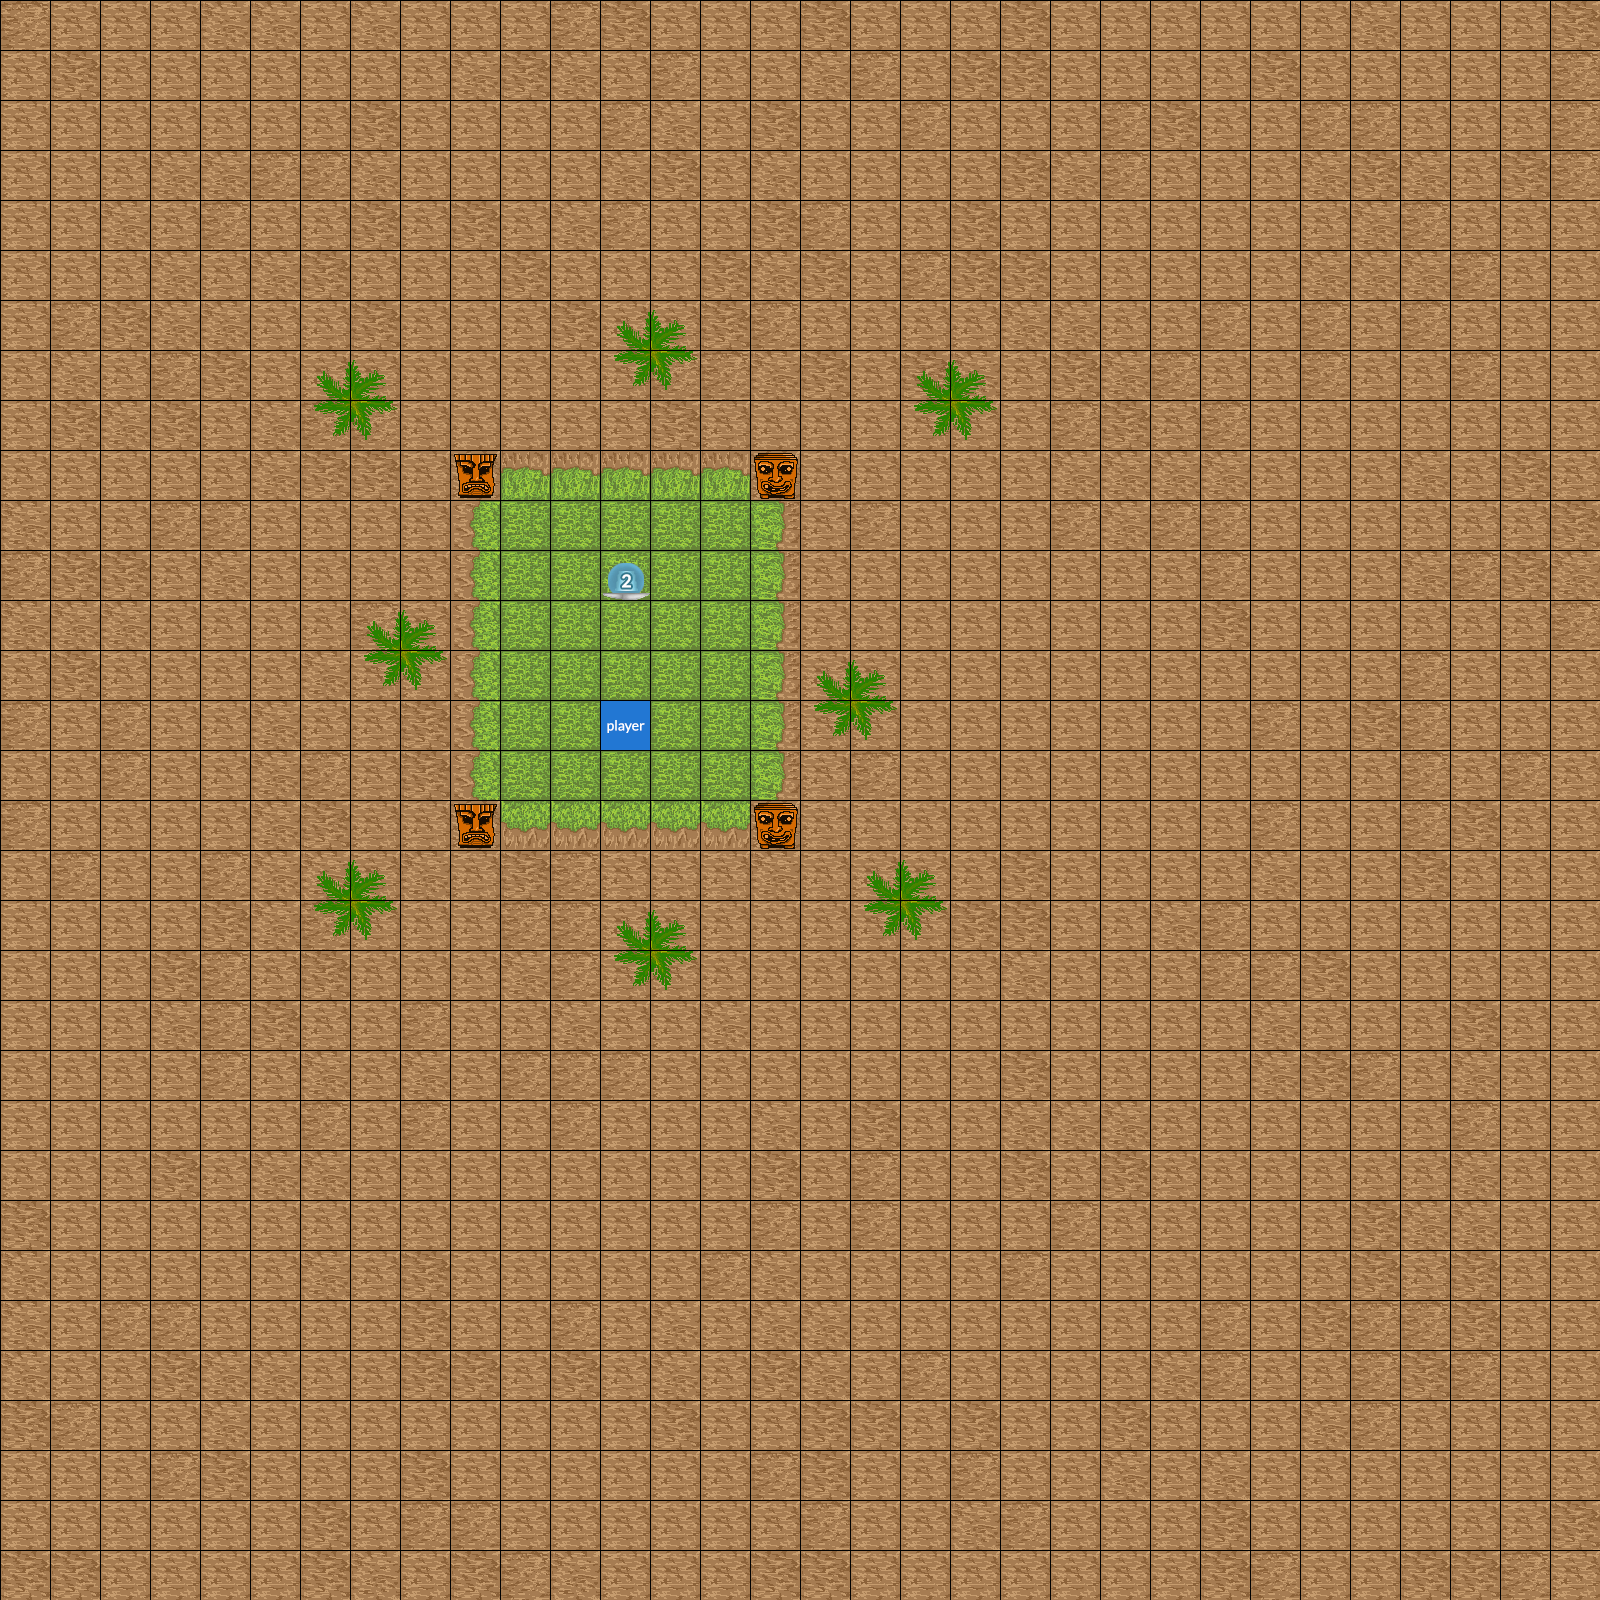

Below is a game level as drawn by its tile map, then a one-line description and the .tmx that defines it (tile-layer data replaced by summaries):
An orthogonal 32x32 tile map with 50x50 px tiles, 4 tile layers (Background, Paths, Interactive, Foreground).

<map version="1.0" orientation="orthogonal" renderorder="right-down" width="32" height="32" tilewidth="50" tileheight="50" nextobjectid="1">
 <properties>
  <property name="name" value="Template" />
 </properties>
 <tileset firstgid="1" name="tiles" tilewidth="50" tileheight="50" spacing="2" tilecount="540" columns="27">
  <image source="../images/tiles.png" width="1404" height="1040" />
  <tile id="432">
   <properties>
    <property name="fan" type="int" value="2" />
    <property name="strength" type="int" value="1" />
   </properties>
  </tile>
  <tile id="433">
   <properties>
    <property name="fan" value="0" />
    <property name="strength" type="int" value="1" />
   </properties>
  </tile>
  <tile id="434">
   <properties>
    <property name="fan" value="2" />
    <property name="strength" type="int" value="2" />
   </properties>
  </tile>
  <tile id="435">
   <properties>
    <property name="fan" value="0" />
    <property name="strength" type="int" value="2" />
   </properties>
  </tile>
  <tile id="436">
   <properties>
    <property name="fan" value="2" />
    <property name="strength" type="int" value="3" />
   </properties>
  </tile>
  <tile id="437">
   <properties>
    <property name="fan" value="0" />
    <property name="strength" type="int" value="3" />
   </properties>
  </tile>
  <tile id="438">
   <properties>
    <property name="flame" type="int" value="1" />
   </properties>
  </tile>
  <tile id="439">
   <properties>
    <property name="flame" type="int" value="2" />
   </properties>
  </tile>
  <tile id="459">
   <properties>
    <property name="fan" value="3" />
    <property name="strength" type="int" value="1" />
   </properties>
  </tile>
  <tile id="460">
   <properties>
    <property name="fan" type="int" value="1" />
    <property name="strength" type="int" value="1" />
   </properties>
  </tile>
  <tile id="461">
   <properties>
    <property name="fan" value="3" />
    <property name="strength" type="int" value="2" />
   </properties>
  </tile>
  <tile id="462">
   <properties>
    <property name="fan" type="int" value="1" />
    <property name="strength" type="int" value="2" />
   </properties>
  </tile>
  <tile id="463">
   <properties>
    <property name="fan" value="3" />
    <property name="strength" type="int" value="3" />
   </properties>
  </tile>
  <tile id="464">
   <properties>
    <property name="fan" type="int" value="1" />
    <property name="strength" type="int" value="3" />
   </properties>
  </tile>
  <tile id="465">
   <properties>
    <property name="flame" type="int" value="3" />
   </properties>
  </tile>
  <tile id="466">
   <properties>
    <property name="flame" type="int" value="4" />
   </properties>
  </tile>
  <tile id="486">
   <properties>
    <property name="fan" value="2" />
    <property name="strength" type="int" value="4" />
   </properties>
  </tile>
  <tile id="487">
   <properties>
    <property name="fan" value="0" />
    <property name="strength" type="int" value="4" />
   </properties>
  </tile>
  <tile id="488">
   <properties>
    <property name="fan" value="2" />
    <property name="strength" type="int" value="5" />
   </properties>
  </tile>
  <tile id="489">
   <properties>
    <property name="fan" value="0" />
    <property name="strength" type="int" value="5" />
   </properties>
  </tile>
  <tile id="490">
   <properties>
    <property name="fan" value="2" />
    <property name="strength" type="int" value="6" />
   </properties>
  </tile>
  <tile id="491">
   <properties>
    <property name="fan" value="0" />
    <property name="strength" type="int" value="6" />
   </properties>
  </tile>
  <tile id="513">
   <properties>
    <property name="fan" value="3" />
    <property name="strength" type="int" value="4" />
   </properties>
  </tile>
  <tile id="514">
   <properties>
    <property name="fan" type="int" value="1" />
    <property name="strength" type="int" value="4" />
   </properties>
  </tile>
  <tile id="515">
   <properties>
    <property name="fan" value="3" />
    <property name="strength" type="int" value="5" />
   </properties>
  </tile>
  <tile id="516">
   <properties>
    <property name="fan" type="int" value="1" />
    <property name="strength" type="int" value="5" />
   </properties>
  </tile>
  <tile id="517">
   <properties>
    <property name="fan" value="3" />
    <property name="strength" type="int" value="6" />
   </properties>
  </tile>
  <tile id="518">
   <properties>
    <property name="fan" type="int" value="1" />
    <property name="strength" type="int" value="6" />
   </properties>
  </tile>
  <tile id="527">
   <properties>
    <property name="player" type="bool" value="true" />
   </properties>
  </tile>
 </tileset>
 <layer name="Background" width="32" height="32">
  <data>[1024 cells, 1024 non-empty, 10 distinct tile ids]</data>
 </layer>
 <layer name="Paths" width="32" height="32">
  <data>[1024 cells, 29 non-empty, 1 distinct tile ids]</data>
 </layer>
 <layer name="Interactive" width="32" height="32">
  <data>[1024 cells, 2 non-empty, 2 distinct tile ids]</data>
 </layer>
 <layer name="Foreground" width="32" height="32">
  <data>[1024 cells, 37 non-empty, 7 distinct tile ids]</data>
 </layer>
</map>
